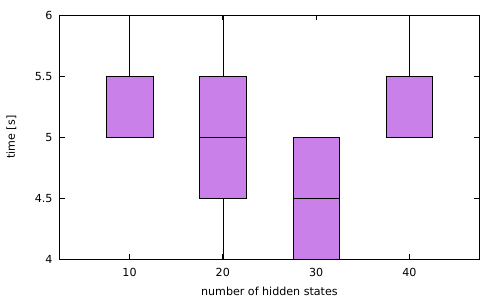

Write the gnuplot code that produced this figure.
set term pdf
set output 'hidden_states_learning_testing_time.pdf'

set style fill solid 0.5 border -1
set style boxplot outliers pointtype 7
set style data boxplot
set xtics ('10' 1, '20' 2, '30' 3, '40' 4)
set xlabel 'number of hidden states'
set ylabel 'time [s]'
plot for [i=1:4] 'hidden_states_learning_time.csv' using (i):i lc 1 notitle
